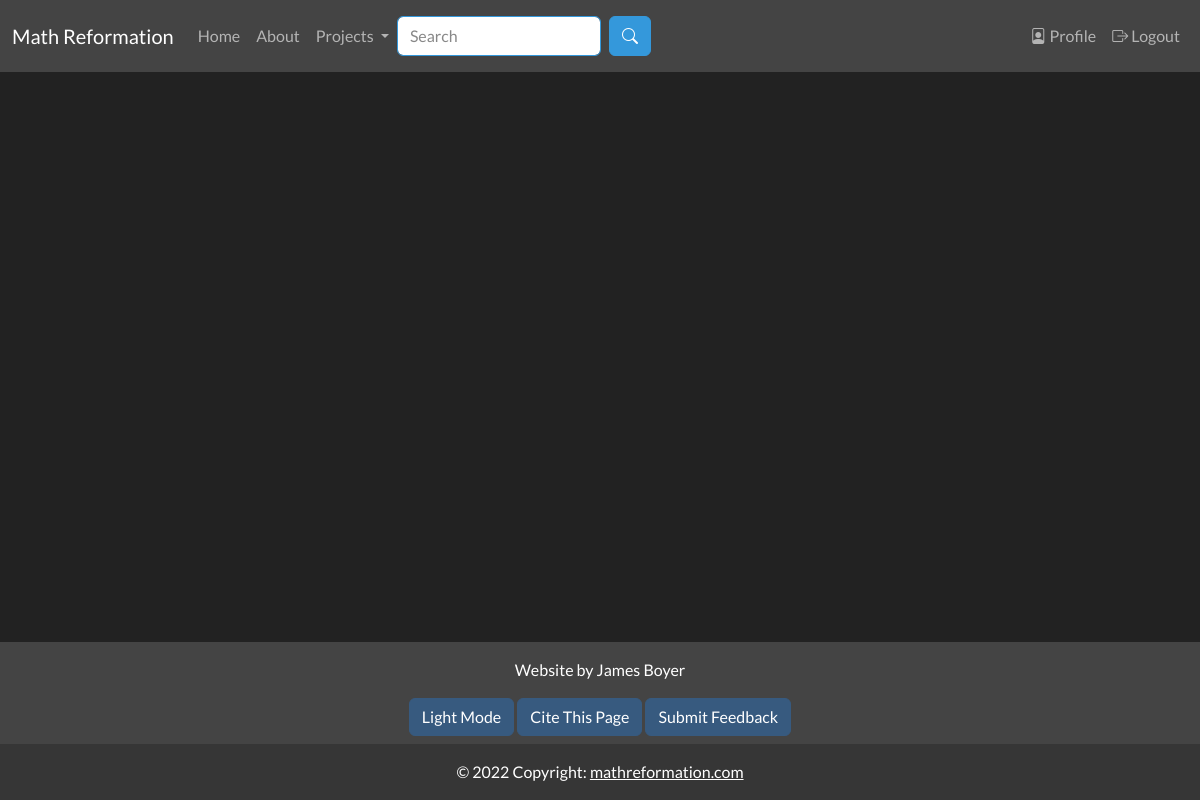
Before: /about (signed in) with the older database file.
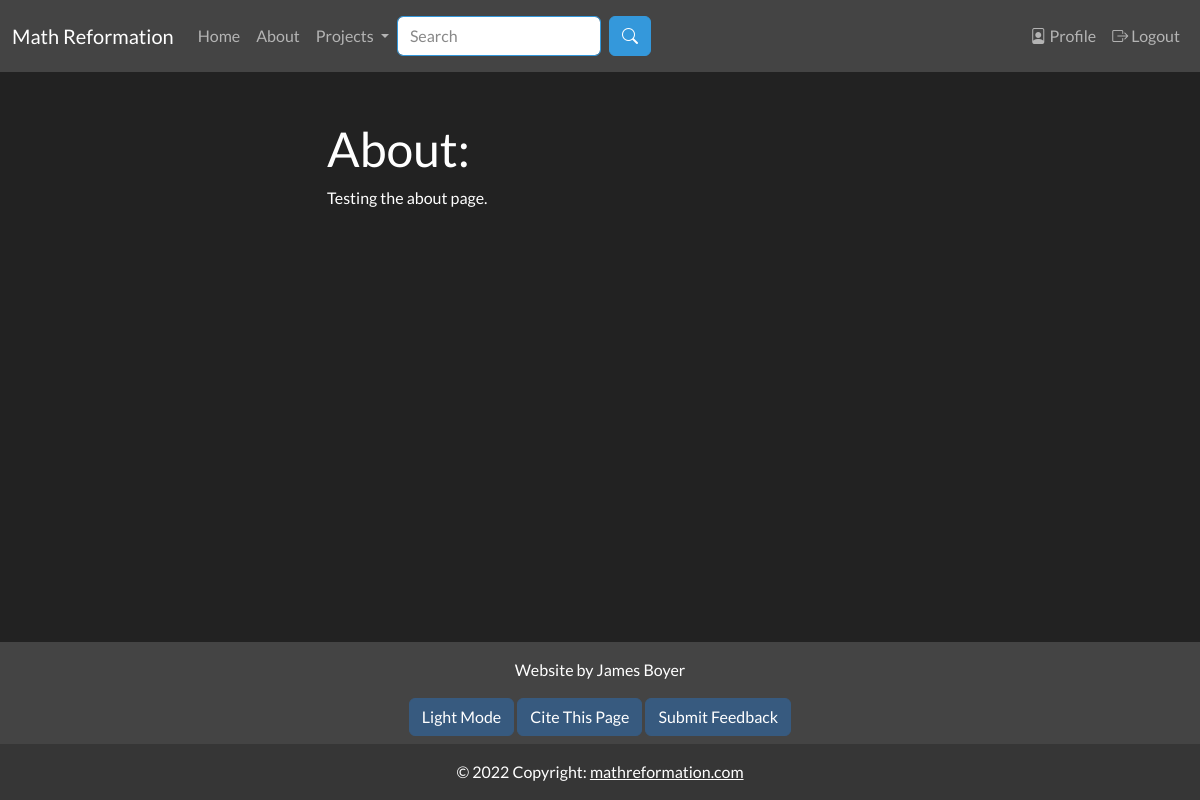
After: the same page with the newer database file.
### app/models.py (models this page shows, shortened)
class SearchableMixin(object):
    @classmethod
    def search(cls, expression, page, per_page):
        ids, scores, total = query_index(cls.__tablename__, expression, page, per_page)
        if total == 0:
            return cls.query.filter_by(id=0), [], 0
        when = []
        for i in range(len(ids)):
            when.append((ids[i], i))
        return cls.query.filter(cls.id.in_(ids)).order_by( db.case(when, value=cls.id)), scores, total

class Document(SearchableMixin, db.Model):
    __tablename__ = "document"
    __searchable__ = ["body_main", "name"]
    id = db.Column(db.Integer, primary_key=True)
    name = db.Column(db.String(50), nullable=False, unique=False)
    path = db.Column(db.String(250), unique=True, nullable=False)
    body_main = db.Column(db.String(), index=True)
    body_draft = db.Column(db.String(), index=True)
    date_added = db.Column(db.DateTime, nullable=False,
        default=datetime.utcnow)
    header = db.Column(db.String(), index=True)
    order = db.Column(db.Integer())
    is_visible = db.Column(db.Boolean())
    document_type = db.Column(db.String(10), index=True)
    user_id = db.Column(db.Integer, db.ForeignKey('user.id'))
    prev_page_id = db.Column(db.Integer(), db.ForeignKey("document.id"))
    next_page = db.relationship("Document", backref=backref("prev_page", remote_side=[id]), uselist=False, foreign_keys=[prev_page_id])
    parent_id = db.Column(db.Integer(), db.ForeignKey("document.id"))
    children = db.relationship("Document", backref=backref("parent", remote_side=[id]), foreign_keys=[parent_id])

### app/main/routes.py (the view)
@bp.route("/about", methods=["GET"])
def about():
    about_article = Document.query.filter_by(path='about').first()
    return render_template('main/about.html', title="About", about_article=about_article)

### app/main/forms.py
class SearchForm(FlaskForm):
    q = StringField("Search", validators=[DataRequired()])
    submit = SubmitField("Search")
    def __init__(self, *args, **kwargs):
        if 'formdata' not in kwargs:
            kwargs['formdata'] = request.args
        if 'csrf_enabled' not in kwargs:
            kwargs['csrf_enabled'] = False
        super(SearchForm, self).__init__(*args, **kwargs)

### MathReformationWebsite.py (called while the page is built)
@app.context_processor
def add_imports():
    return dict(admin_permission=admin_permission, author_permission=author_permission, editor_permission=editor_permission, g=g)

### app/auth/routes.py (called while the page is built)
@login.user_loader
def load_user(id):
    return User.query.get(int(id))

### app/main/routes.py (called while the page is built)
@bp.before_app_request
def before_request():
    g.search_form = SearchForm(meta={'csrf': False})
    if g.search_form.validate():
        print("here")

### app/templates/main/about.html
{% extends "base.html" %}
{% block content %}
{{ about_article.body_main | safe }}
{% endblock %}
{% block citation %}
{{ citation_info(page_type="Math Reformation", page_name="About") }}
{% endblock %}

Changed rows visible on the page:
added Document: body_main "About: Testing the about page."
